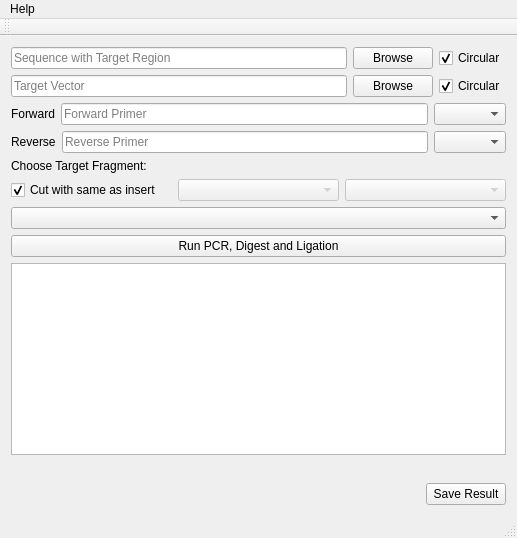
<?xml version="1.0" encoding="UTF-8"?>
<ui version="4.0">
 <class>MainWindow</class>
 <widget class="QMainWindow" name="MainWindow">
  <property name="geometry">
   <rect>
    <x>0</x>
    <y>0</y>
    <width>517</width>
    <height>538</height>
   </rect>
  </property>
  <property name="windowTitle">
   <string>MainWindow</string>
  </property>
  <widget class="QWidget" name="centralWidget">
   <property name="styleSheet">
    <string notr="true"/>
   </property>
   <layout class="QVBoxLayout" name="verticalLayout_2">
    <item>
     <layout class="QGridLayout" name="gridLayout">
      <item row="0" column="0">
       <layout class="QVBoxLayout" name="verticalLayout">
        <item>
         <layout class="QHBoxLayout" name="horizontalLayout">
          <property name="sizeConstraint">
           <enum>QLayout::SetDefaultConstraint</enum>
          </property>
          <item>
           <widget class="QLineEdit" name="inputs">
            <property name="placeholderText">
             <string>Sequence with Target Region</string>
            </property>
           </widget>
          </item>
          <item>
           <widget class="QPushButton" name="br_in">
            <property name="text">
             <string>Browse</string>
            </property>
           </widget>
          </item>
          <item>
           <widget class="QCheckBox" name="cir_in">
            <property name="text">
             <string>Circular</string>
            </property>
            <property name="checked">
             <bool>true</bool>
            </property>
           </widget>
          </item>
         </layout>
        </item>
        <item>
         <layout class="QHBoxLayout" name="horizontalLayout_3">
          <item>
           <widget class="QLineEdit" name="target">
            <property name="placeholderText">
             <string>Target Vector</string>
            </property>
            <property name="clearButtonEnabled">
             <bool>false</bool>
            </property>
           </widget>
          </item>
          <item>
           <widget class="QPushButton" name="br_tar">
            <property name="text">
             <string>Browse</string>
            </property>
           </widget>
          </item>
          <item>
           <widget class="QCheckBox" name="cir_tar">
            <property name="text">
             <string>Circular</string>
            </property>
            <property name="checked">
             <bool>true</bool>
            </property>
           </widget>
          </item>
         </layout>
        </item>
        <item>
         <layout class="QHBoxLayout" name="horizontalLayout_8">
          <item>
           <widget class="QLabel" name="label_2">
            <property name="text">
             <string>Forward</string>
            </property>
           </widget>
          </item>
          <item>
           <widget class="QLineEdit" name="pr_fw">
            <property name="placeholderText">
             <string>Forward Primer</string>
            </property>
           </widget>
          </item>
          <item>
           <widget class="QComboBox" name="enzyA">
            <property name="currentText">
             <string/>
            </property>
           </widget>
          </item>
         </layout>
        </item>
        <item>
         <layout class="QHBoxLayout" name="horizontalLayout_7">
          <item>
           <widget class="QLabel" name="label">
            <property name="text">
             <string>Reverse</string>
            </property>
           </widget>
          </item>
          <item>
           <widget class="QLineEdit" name="pr_rv">
            <property name="placeholderText">
             <string>Reverse Primer</string>
            </property>
           </widget>
          </item>
          <item>
           <widget class="QComboBox" name="enzyB">
            <property name="currentText">
             <string/>
            </property>
           </widget>
          </item>
         </layout>
        </item>
        <item>
         <widget class="QLabel" name="label_3">
          <property name="text">
           <string>Choose Target Fragment:</string>
          </property>
         </widget>
        </item>
        <item>
         <layout class="QHBoxLayout" name="horizontalLayout_4">
          <item>
           <widget class="QCheckBox" name="checkBox">
            <property name="text">
             <string>Cut with same as insert</string>
            </property>
            <property name="checked">
             <bool>true</bool>
            </property>
           </widget>
          </item>
          <item>
           <widget class="QComboBox" name="enzyC">
            <property name="enabled">
             <bool>false</bool>
            </property>
            <property name="editable">
             <bool>false</bool>
            </property>
           </widget>
          </item>
          <item>
           <widget class="QComboBox" name="enzyD">
            <property name="enabled">
             <bool>false</bool>
            </property>
           </widget>
          </item>
         </layout>
        </item>
        <item>
         <widget class="ComboBox" name="frag_list">
          <property name="enabled">
           <bool>true</bool>
          </property>
         </widget>
        </item>
        <item>
         <widget class="QPushButton" name="run">
          <property name="enabled">
           <bool>true</bool>
          </property>
          <property name="text">
           <string>Run PCR, Digest and Ligation</string>
          </property>
         </widget>
        </item>
        <item>
         <widget class="QTextBrowser" name="textBrowser"/>
        </item>
        <item>
         <spacer name="verticalSpacer">
          <property name="orientation">
           <enum>Qt::Vertical</enum>
          </property>
          <property name="sizeHint" stdset="0">
           <size>
            <width>0</width>
            <height>0</height>
           </size>
          </property>
         </spacer>
        </item>
        <item>
         <layout class="QHBoxLayout" name="horizontalLayout_2">
          <item>
           <spacer name="horizontalSpacer">
            <property name="orientation">
             <enum>Qt::Horizontal</enum>
            </property>
            <property name="sizeHint" stdset="0">
             <size>
              <width>40</width>
              <height>20</height>
             </size>
            </property>
           </spacer>
          </item>
          <item>
           <widget class="QPushButton" name="save_vec">
            <property name="text">
             <string>Save Result</string>
            </property>
           </widget>
          </item>
         </layout>
        </item>
       </layout>
      </item>
     </layout>
    </item>
   </layout>
  </widget>
  <widget class="QMenuBar" name="menuBar">
   <property name="geometry">
    <rect>
     <x>0</x>
     <y>0</y>
     <width>517</width>
     <height>22</height>
    </rect>
   </property>
   <widget class="QMenu" name="menuHelp">
    <property name="title">
     <string>Help</string>
    </property>
    <addaction name="actionHelp_Menu"/>
   </widget>
   <addaction name="menuHelp"/>
  </widget>
  <widget class="QToolBar" name="mainToolBar">
   <attribute name="toolBarArea">
    <enum>TopToolBarArea</enum>
   </attribute>
   <attribute name="toolBarBreak">
    <bool>false</bool>
   </attribute>
  </widget>
  <widget class="QStatusBar" name="statusBar"/>
  <action name="actionHelp_Menu">
   <property name="text">
    <string>Help Menu</string>
   </property>
  </action>
 </widget>
 <layoutdefault spacing="6" margin="11"/>
 <customwidgets>
  <customwidget>
   <class>ComboBox</class>
   <extends>QComboBox</extends>
   <header>combobox.h</header>
  </customwidget>
 </customwidgets>
 <resources/>
 <connections/>
</ui>
